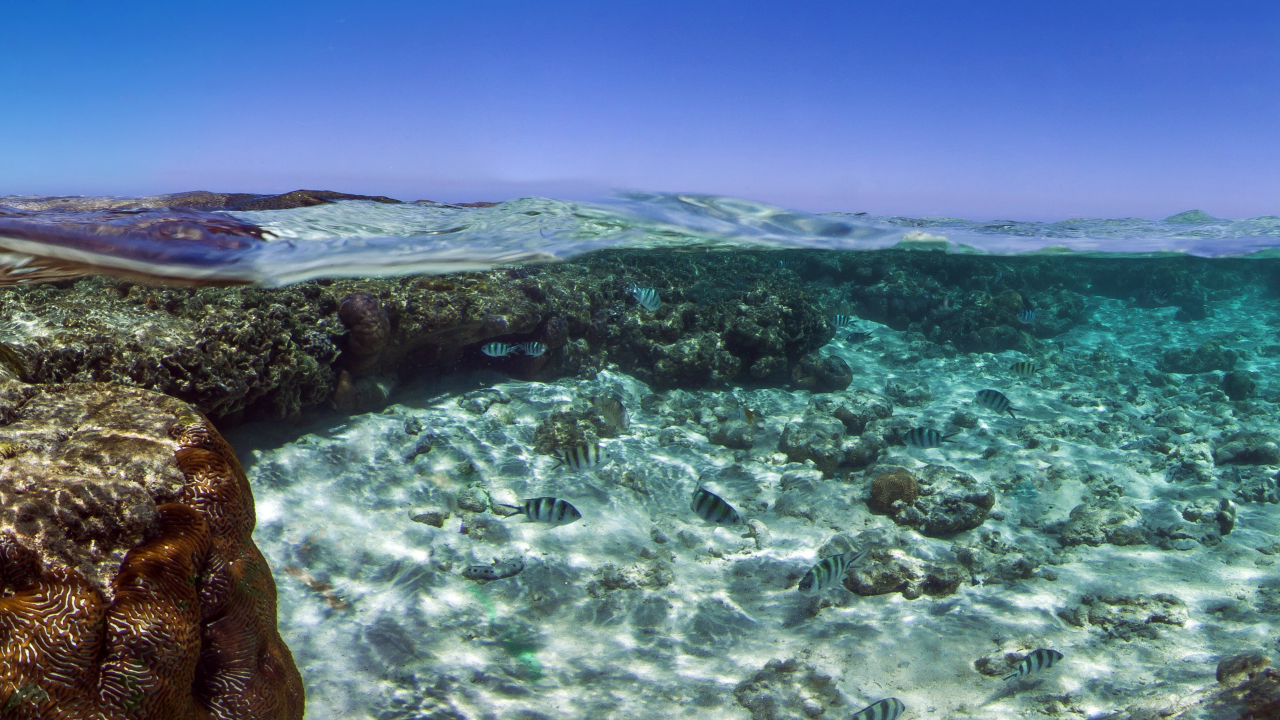
#> input picture 2_course_master/Компьютероное зрение/test_picture.jpg, 3840 x 2160 px (shown at 1/3 size)
$ jupyter execute --allow-errors lab4.ipynb   (older library calls are emulated)
#> lines starting #> are read from the running program, lines starting #| are printed output that depends on the picture; after the words box and inside, x2 and y2 are one past the last pixel; in counts of white or black regions, pixels touching at a corner belong together
[cell 1]
import cv2


# Применение производных Собеля, Шарра и Лапласа
pic = 'test_picture.jpg'
image = cv2.imread(pic)
#> image is the input picture: shape (2160, 3840, 3); mean B, G, R 142.7, 120.7, 93.2
logo = cv2.imread('logo.png')

def process_image(image: cv2.typing.MatLike, dtype: int):
    '''Полный цикл предобработки изображений'''
#> called with dtype = 6
    laplasian = cv2.Laplacian(image, dtype)
    sobelX = cv2.Sobel(image, dtype, 1, 0, ksize=5)
    sobelY = cv2.Sobel(image, dtype, 0, 1, ksize=5)

    cv2.imshow('image', image)
    cv2.imshow('laplasian', laplasian)
    cv2.imshow('sobelX', sobelX)
    cv2.imshow('sobelY', sobelY)
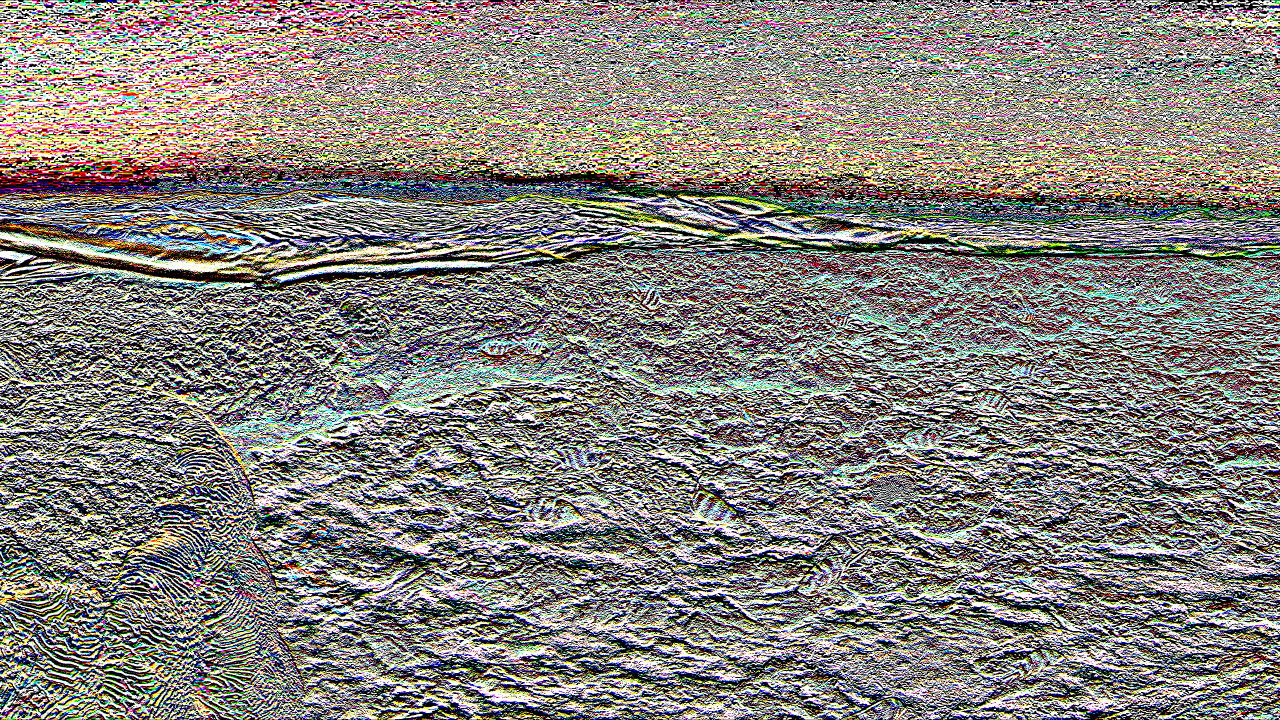
#> window 'sobelY': shape (2160, 3840, 3) (shown at 1/3 size); mean B, G, R 125.1, 131, 134.6

process_image(image, cv2.CV_64F)

cv2.waitKey(0)
cv2.destroyAllWindows()

#> (the rest of this cell did not finish here and is left out)


cv2.waitKey(0)
cv2.destroyAllWindows()

[cell 2]
import numpy as np


#> (the rest of this cell did not finish here and is left out)

[cell 3]
edges = cv2.Canny(logo, 10, 180, 5)

cv2.imshow('img', logo)
cv2.imshow('edges', edges)

cv2.waitKey(0)
cv2.destroyAllWindows()

[cell 4]
lower_reso = image
for _ in range(4):
    lower_reso = cv2.pyrDown(lower_reso)

cv2.imshow('img', image)
cv2.imshow('lower_reso', lower_reso)

cv2.waitKey(0)
cv2.destroyAllWindows()

up_reso = logo
for _ in range(3):
    up_reso = cv2.pyrUp(up_reso)

cv2.imshow('img', logo)
cv2.imshow('lower_reso', up_reso)

cv2.waitKey(0)
cv2.destroyAllWindows()

[cell 5]
image = cv2.imread('animals.png')
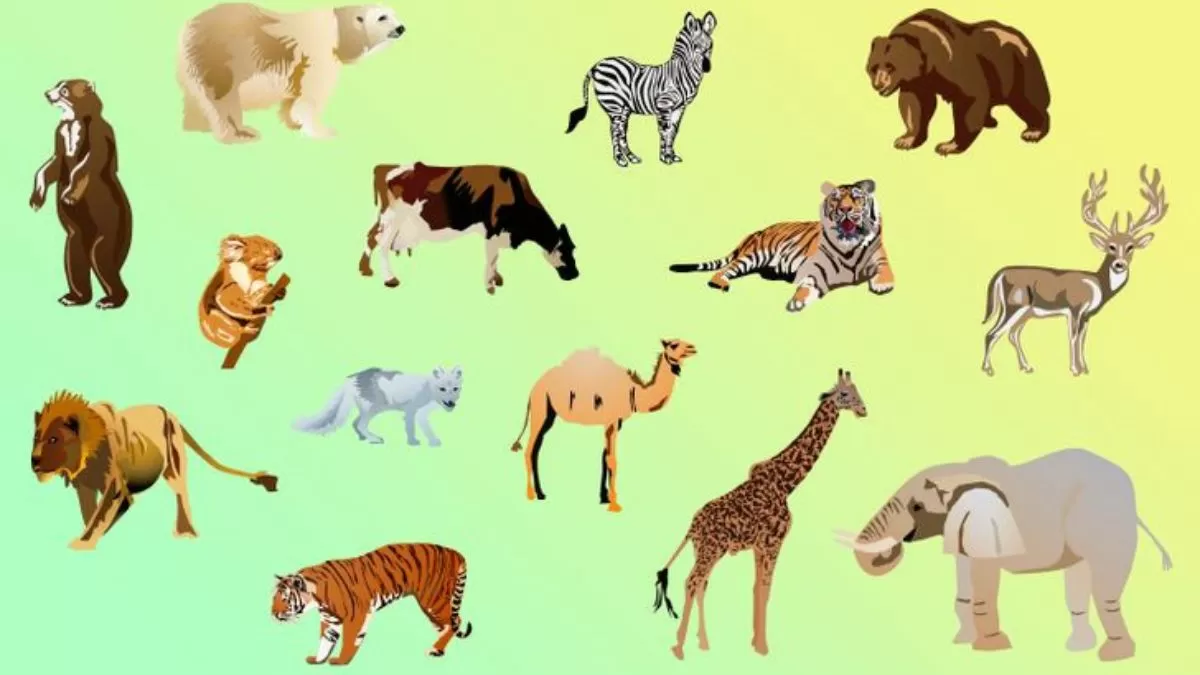
#> input picture 2_course_master/Компьютероное зрение/animals.png, 1200 x 675 px
#> image is the input picture: shape (675, 1200, 3); mean B, G, R 147.1, 218.1, 195.7

# Избавляемся от фона
hsv = cv2.cvtColor(image, cv2.COLOR_BGR2HSV)
#> hsv: shape (675, 1200, 3); mean H, S, V 39.9, 96.1, 225.4
lower_blue, upper_blue = np.array([0, 0, 0]), np.array([179, 255, 238])

# Пороговая обработка
mask = cv2.inRange(hsv, lower_blue, upper_blue)
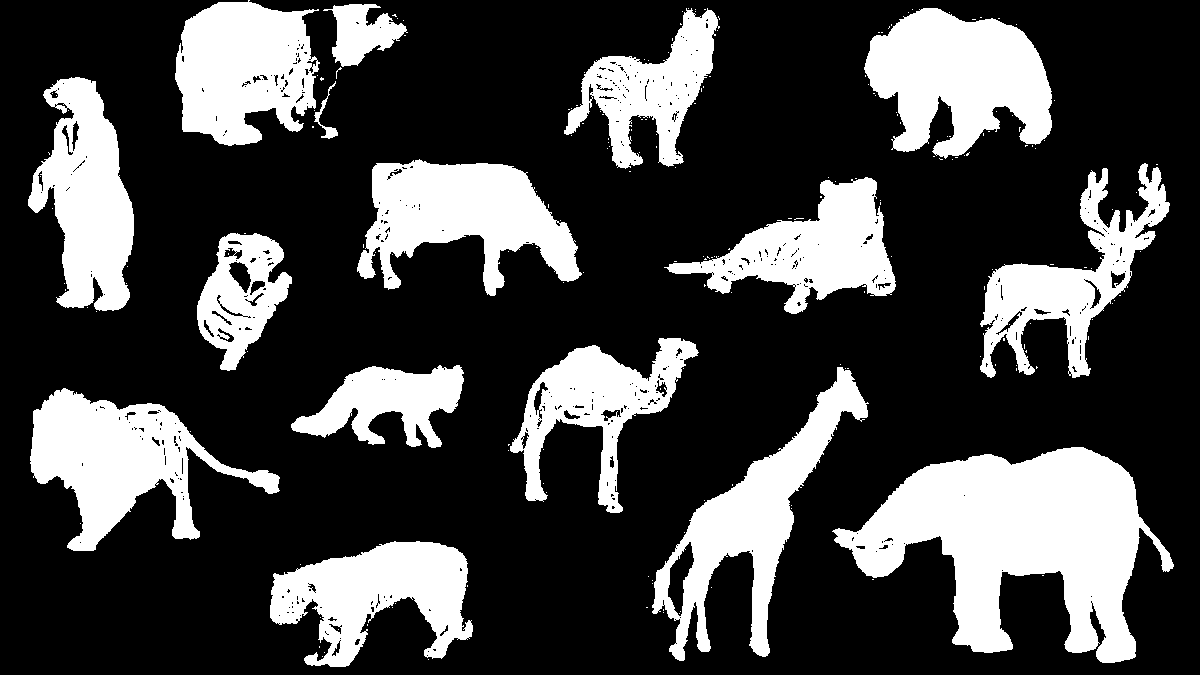
#> mask: shape (675, 1200); 27% white; 209 white regions (193 under 20 px), largest, box (x1, y1, x2, y2) and area: (832, 447, 1174, 663) 37557, (864, 8, 1052, 159) 18685, (30, 388, 280, 551) 17448
# Создание черного фона
nmask = cv2.bitwise_not(mask)
background = cv2.bitwise_and(mask, nmask)
#> background: shape (675, 1200); every value is 0

# Фильтруем шум
kernel = np.ones((5, 5))
opening = cv2.morphologyEx(nmask, cv2.MORPH_OPEN, kernel)
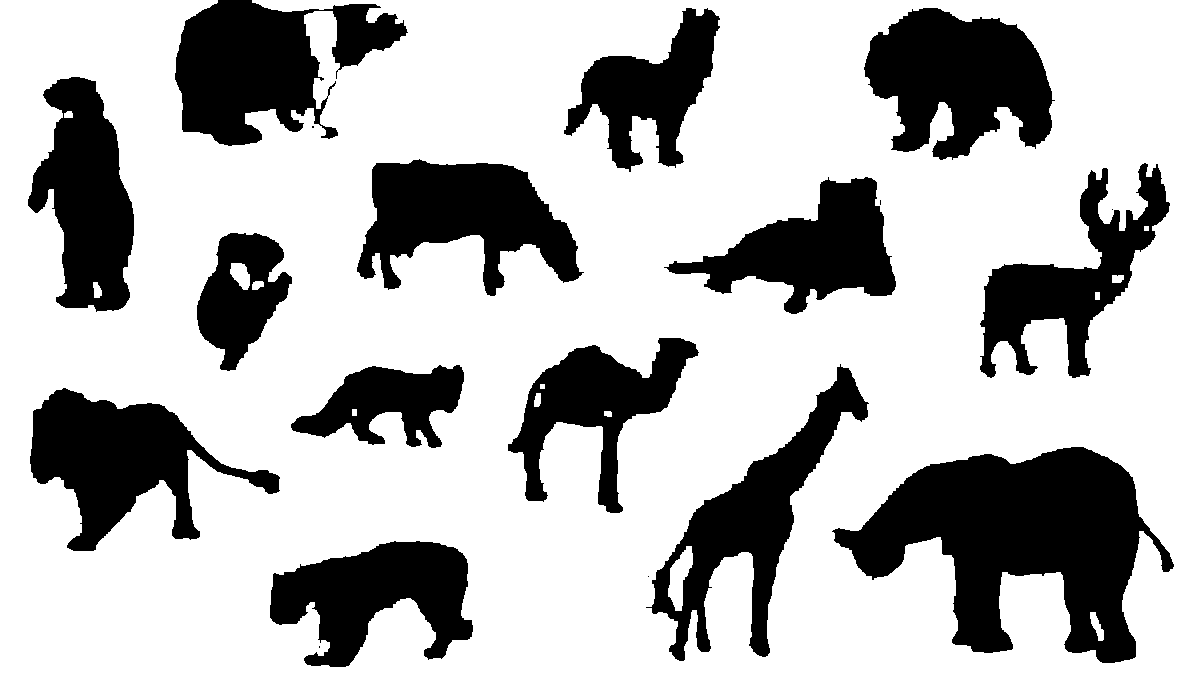
#> opening: shape (675, 1200); 72.1% white; 19 black regions (5 under 20 px)

# Выделение контуров
contours, hier = cv2.findContours(opening, cv2.RETR_TREE, cv2.CHAIN_APPROX_SIMPLE)
#> contours = 34 contours, 8 with area under 20; largest, box (x1, y1, x2, y2) and area: (0, 0, 1200, 675) 788302, (831, 446, 1175, 664) 38563, (863, 7, 1056, 161) 19583, (645, 363, 870, 662) 18351, (29, 387, 281, 552) 18212

# Отрисовывваем контуры
back = cv2.drawContours(
    background,
    contours,
    -1,
    (255, 0, 0),
    2,
    cv2.LINE_AA,
    hier,
    1
)
orig = cv2.drawContours(
    image,
    contours,
    -1,
    (255, 0, 0),
    2,
    cv2.LINE_AA,
    hier,
    1
)
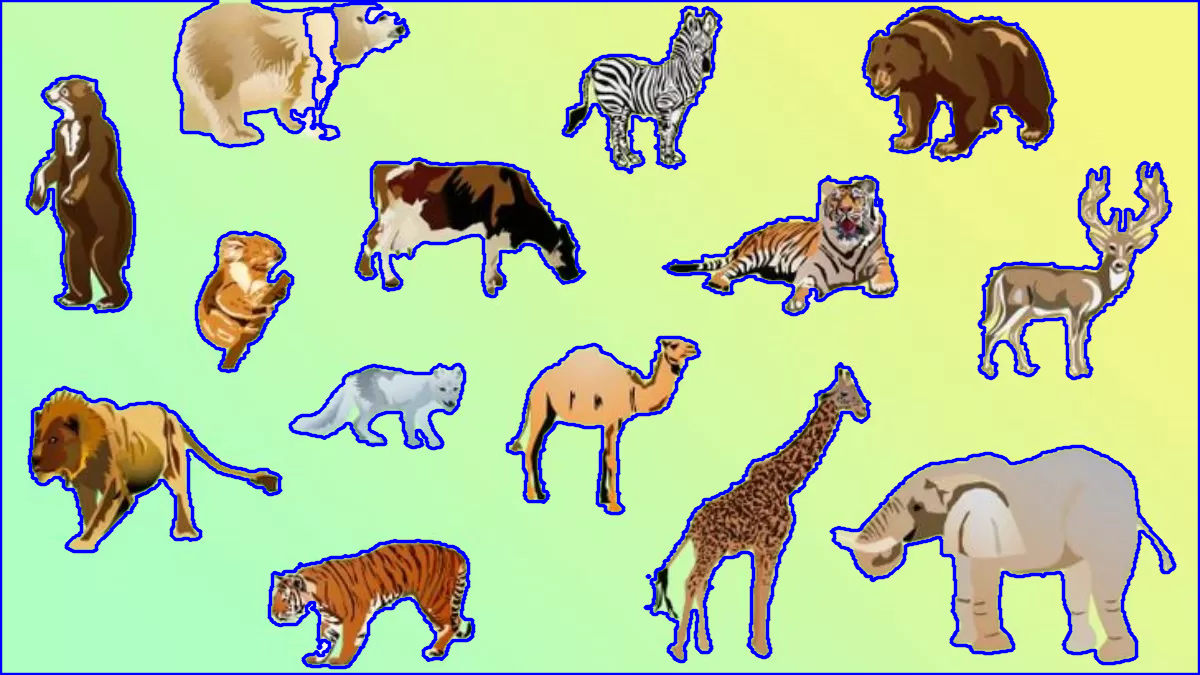
#> orig: shape (675, 1200, 3); mean B, G, R 153, 202.4, 181.6

cv2.imshow('image', image)
cv2.imshow('background', back)
cv2.imshow('orig', orig)

cv2.waitKey()
cv2.destroyAllWindows()
